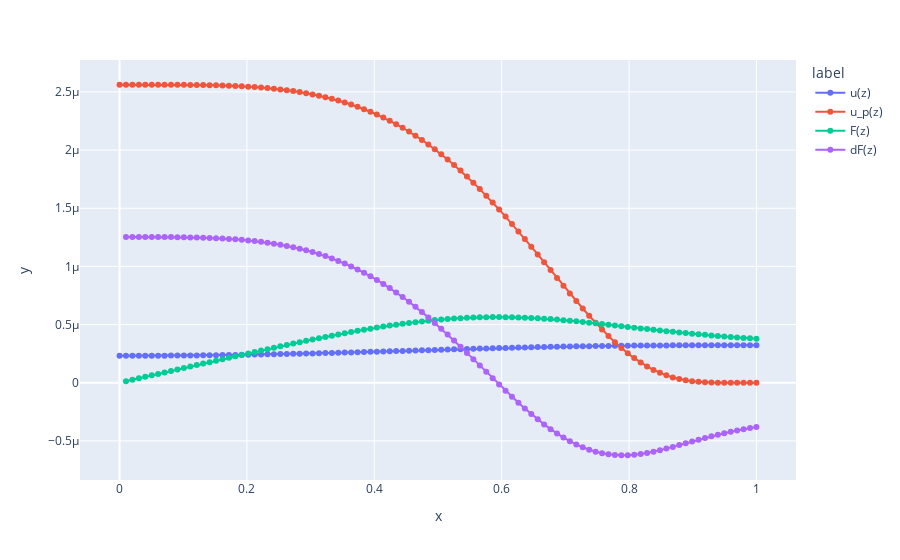

Source (notebook cell):
### Code cell
import plotly.express as px
import pandas as pd
from scipy import integrate

cntSteps = 100
k_z = getk_zFunc(variantkT=1)
zvals = np.linspace(0, 1, num=cntSteps)
uvals = progonka(k_z, cntSteps)
upvals = [up_z(z) for z in zvals]

def getFvals(zvals):
    F = []
    intFunc = []
    for i in range(len(zvals)):
        intFunc.append(zvals[i] * k_z(zvals[i]) * (upvals[i] - uvals[i]))
        F.append(3 * R / zvals[i] * integrate.simpson(intFunc, zvals[:i+1]))
    return F

def get_dFvals(zvals, uvals, upvals, Fvals):
    dF = []
    for i in range(len(zvals)):
        dF.append(3 * R * k_z(zvals[i]) * (upvals[i] - uvals[i]) - Fvals[i] / zvals[i])
    return dF

Fvals = getFvals(zvals)
# dFvals = get_dFvals(zvals, uvals, upvals, Fvals)

df1 = pd.DataFrame({"x": zvals, "y": uvals, "label": ["u(z)"] * len(uvals) })
df2 = pd.DataFrame({"x": zvals, "y": upvals, "label": ["u_p(z)"] * len(upvals) })
df3 = pd.DataFrame({"x": zvals, "y": Fvals, "label": ["F(z)"] * len(Fvals) })
df4 = pd.DataFrame({"x": zvals, "y": dFvals, "label": ["dF(z)"] * len(Fvals) })
df = pd.concat([df1, df2, df3, df4]) # 
fig1 = px.line(df, x="x", y="y", color="label", title="", markers = True)
fig1.show()
